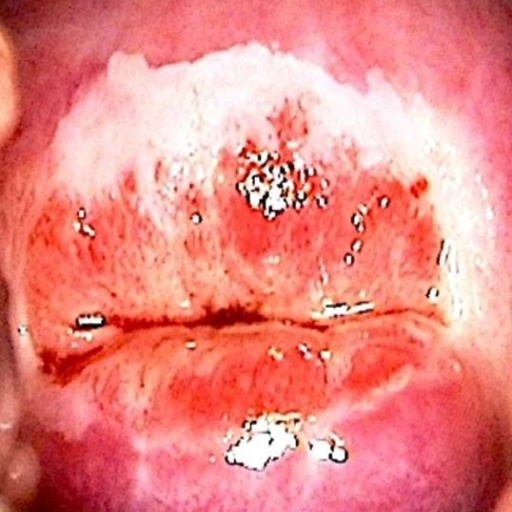
#> input picture images/abnormal.jpg, 512 x 512 px; its folder holds only this picture in this run
$ python -i image_preprocessing_eq_bilateral.py   (imports and definitions only)
#> lines starting #> are read from the running program, lines starting #| are printed output that depends on the picture
import cv2 as cv
import numpy as np
import os
import glob


def process_image(img_path: str, save_path: str) -> None:
    """
    Reads an image, converts it to grayscale, applies histogram equalization,
    and bilateral filtering, then saves the processed image.

    Parameters
    ----------
    img_path : str
        Path to the input image.
    save_path : str
        Path to save the processed image.
    """
#> called with img_path = '../images/abnormal.jpg', save_path = 'out.png'
    # Read image in BGR format
    img_bgr = cv.imread(img_path)
#> img_bgr is the input picture: shape (512, 512, 3); mean B, G, R 131.2, 135.2, 234.6

    if img_bgr is None:
        print(f"[WARNING] Failed to load image: {img_path}. Skipping...")
        return

    # Convert to grayscale
    img_gray = cv.cvtColor(img_bgr, cv.COLOR_BGR2GRAY)
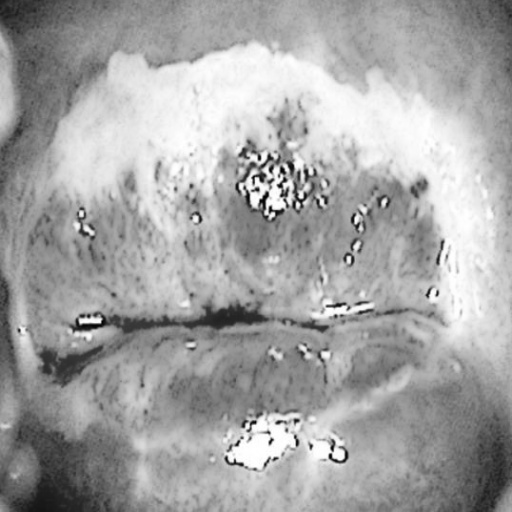
#> img_gray: shape (512, 512); min 1, max 255, mean 164.5

    # Apply histogram equalization (contrast enhancement)
    equa_img = cv.equalizeHist(img_gray)
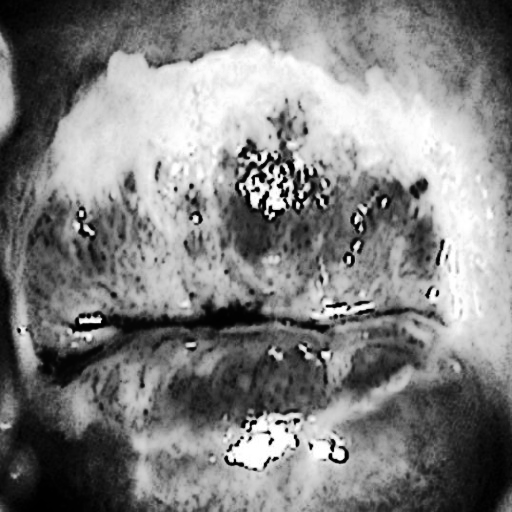
#> equa_img: shape (512, 512); min 0, max 255, mean 128.3

    # Apply bilateral filter (noise reduction while preserving edges)
    bilateral_img = cv.bilateralFilter(equa_img, d=9, sigmaColor=75, sigmaSpace=75)
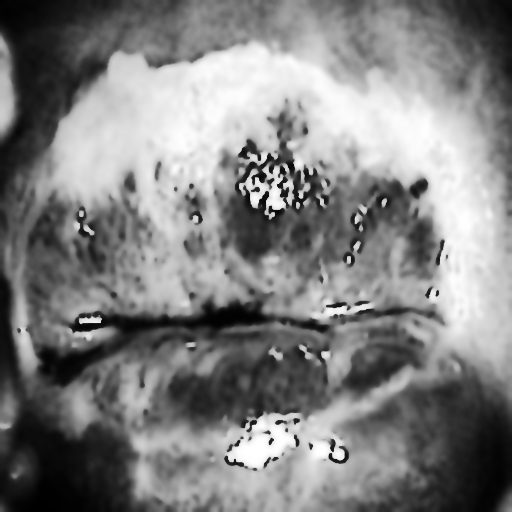
#> bilateral_img: shape (512, 512); min 0, max 255, mean 128.5

    # Save processed image
    cv.imwrite(save_path, bilateral_img)
    print(f"[INFO] Saved: {save_path}")


def process_folder(input_dir: str, output_dir: str) -> None:
    """
    Processes all images in a folder and saves results to the output folder.

    Parameters
    ----------
    input_dir : str
        Path to the input folder containing images.
    output_dir : str
        Path to the output folder where processed images will be stored.
    """
    # Ensure output directory exists
    os.makedirs(output_dir, exist_ok=True)

    # Collect all images in the input directory
    image_paths = glob.glob(os.path.join(input_dir, "*"))

    if not image_paths:
        print(f"[ERROR] No images found in: {input_dir}")
        return

    # Process each image
    for img_path in image_paths:
        img_name = os.path.basename(img_path)
        save_path = os.path.join(output_dir, img_name)
        process_image(img_path, save_path)


def main():
    # Define input and output directories
    input_dir = "../datasets/base_dataset_iarc_cropped/001_cropped"
    output_dir = "../datasets/dataset_j/001_eq_images"

    # Process the entire folder
    process_folder(input_dir, output_dir)


# [2 lines not run here, left out]

>>> result = process_image('../images/abnormal.jpg', 'out.png')
